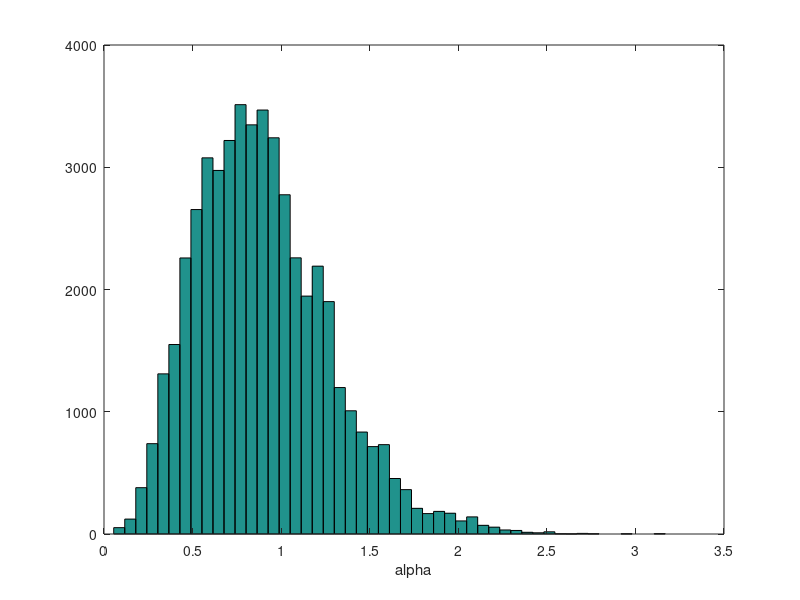
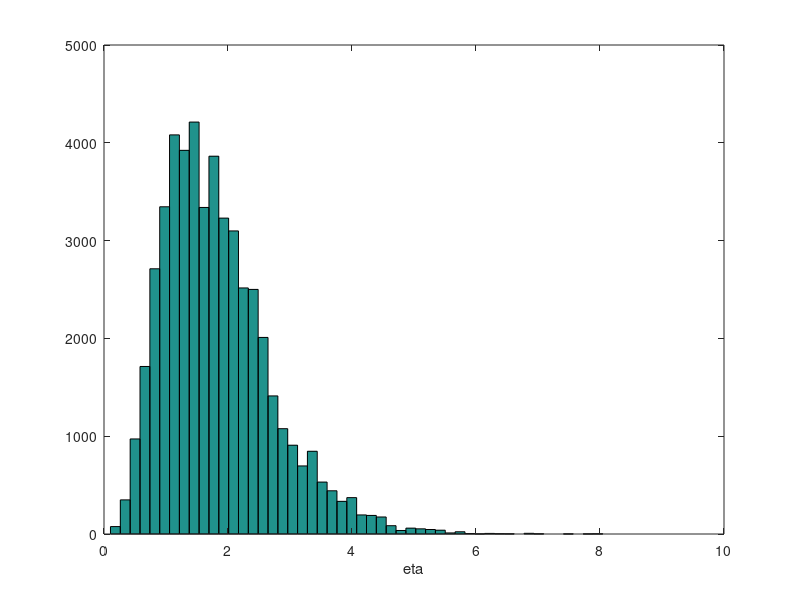

MATLAB code to generate these figures, in order:
% Modified from C. Robert Bayesian Choice
% Springer, 2nd edition Page 305

% Weibull lifetimes
% f(t|alpha, eta) = alpha eta t^(alpha-1) exp(- eta t^alpha)
% Prior on (alpha, eta) is proportional to 
%    exp(-alpha) eta^(beta-1) exp(-xi eta)
% As proposal conditional density for alpha' and eta' use 
% the product of two exponential densities with means alpha and eta.
close all force
clear all
%
data = [0.200 0.100 0.250];%

n=length(data);

alpha = 2; %initial values
eta =   2;
alphas = [alpha]; etas = [eta];


%hyperparameters
beta=2; xi = 2;

tic
 for i = 1:50000
alpha_prop = - alpha * log(rand);
eta_prop   = -   eta * log(rand);
%--------------------------------------------------------------------------
    prod1 = prod(data);
    prod2 = prod( exp( eta * data.^alpha - eta_prop * data.^alpha_prop));
%--------------------------------------------------------------------------
rr = (eta_prop/eta)^(beta-1) * exp(alpha - alpha_prop - xi * (eta_prop - eta)) * ...
      exp(- alpha/alpha_prop - eta/eta_prop + alpha_prop/alpha + eta_prop/eta)   * ...
      prod1.^(alpha_prop - alpha) * prod2 * ((alpha_prop * eta_prop)/(alpha * eta))^(n-1);
%--------------------------------------------------------------------------
rho = min( rr ,1);
   if (rand < rho)
       alpha = alpha_prop; eta =  eta_prop;
   end
alphas =  [alphas alpha];
etas   =  [etas eta];
end
toc
%Burn in 500
 alphas = alphas(500:end);
 etas = etas(500:end);
figure(1)
 hist(alphas, 50)
 xlabel('alpha')
figure(2)
 hist(etas, 50)
 xlabel('eta')
alpha_B = mean(alphas)
eta_B = mean(etas)
var_alphaB = var(alphas)
var_etaB = var(etas)
 